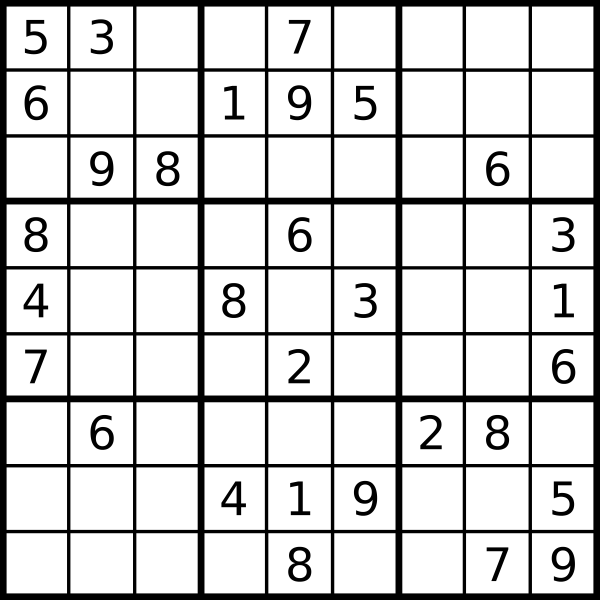
#> input picture Attachment/sudoku.png, 1200 x 1200 px (shown at 1/2 size)
$ python houghLines.py
#> lines starting #> are read from the running program, lines starting #| are printed output that depends on the picture; after the words box and inside, x2 and y2 are one past the last pixel; in counts of white or black regions, pixels touching at a corner belong together
import cv2
import numpy as np

img = cv2.imread('sudoku.png', cv2.IMREAD_COLOR) # road.png is the filename
#> img is the input picture: shape (1200, 1200, 3); min 0, max 255, mean 209.8
# Convert the image to gray-scale
gray = cv2.cvtColor(img, cv2.COLOR_BGR2GRAY)
# Find the edges in the image using canny detector
edges = cv2.Canny(gray, 50, 200)
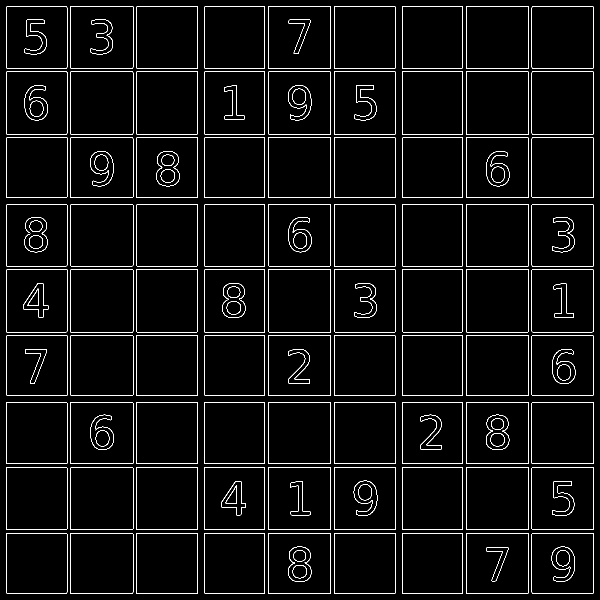
#> edges: shape (1200, 1200) (shown at 1/2 size); 3.5% white in thin lines or dots
cv2.imshow("edges",edges)

# Detect points that form a line
lines = cv2.HoughLinesP(edges, 1, np.pi/180, 100, minLineLength=10, maxLineGap=250)
#> lines = 37 rows, first 6: [13, 1186, 1186, 1186], [536, 1185, 536, 13], [13, 275, 1186, 275], [15, 538, 1184, 538], [13, 1066, 1186, 1066], [529, 1185, 529, 13]
# Draw lines on the image
for line in lines:
    x1, y1, x2, y2 = line[0]
    cv2.line(img, (x1, y1), (x2, y2), (255, 0, 0), 3)
#> this loop made 37 passes
#> (x1, y1, x2, y2) on passes 1 to 12: (13, 1186, 1186, 1186), (536, 1185, 536, 13), (13, 275, 1186, 275), (15, 538, 1184, 538), (13, 1066, 1186, 1066), (529, 1185, 529, 13), (13, 934, 1186, 934), (13, 13, 1186, 13), (1063, 1184, 1063, 15), (13, 1059, 1186, 1059), (134, 1184, 134, 15), (13, 395, 1186, 395)
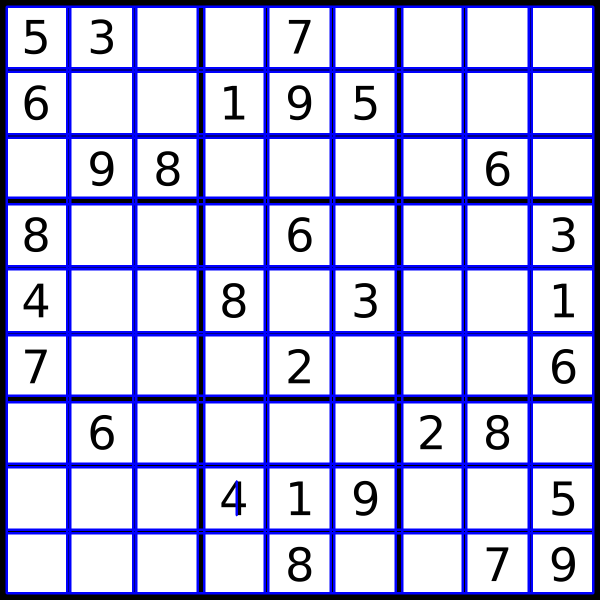
#> img: shape (1200, 1200, 3) (shown at 1/2 size); 14.19% of pixels changed, all inside (x1, y1, x2, y2) = (11, 11, 1189, 1189)
# Show result

img = cv2.resize(img, dsize=(600, 600))
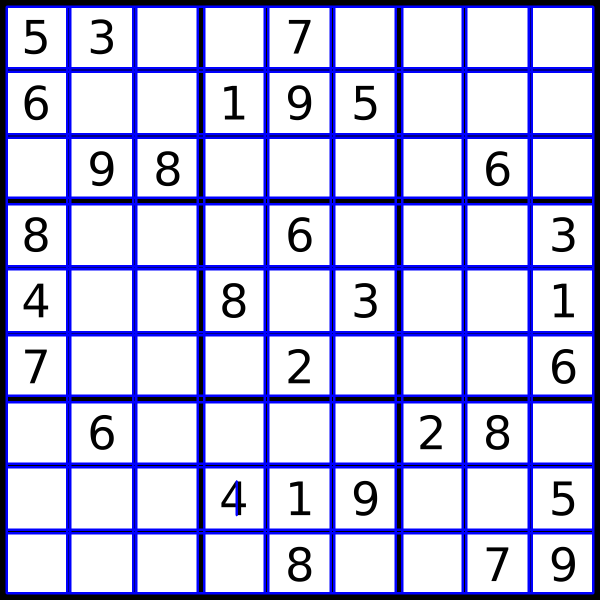
#> img: shape (600, 600, 3); mean B, G, R 229.3, 193.1, 193.1
cv2.imshow("Result Image", img)

if cv2.waitKey(0) & 0xff == 27:
#> (key Esc is pressed here)
    cv2.destroyAllWindows()
